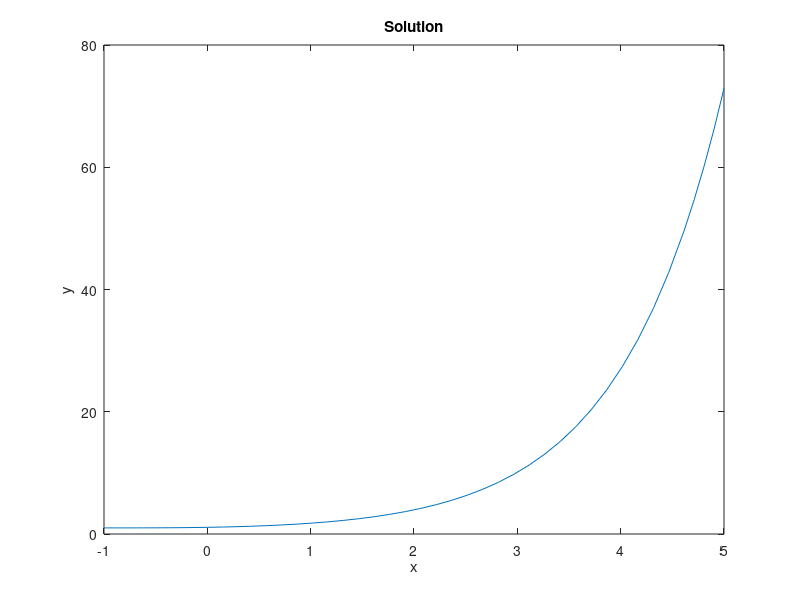

This chart was generated by the following MATLAB code:
clc;clear;

yder2 = @(x, y) [y(2); sqrt(y(1)*y(2)-x^2-1)];
rangex = [-1, 5];
y0 = [1, 0];
[x, y] = ode45(yder2, rangex, y0);

plot(x, y(:, 1));
title('Solution');
xlabel('x');
ylabel('y');